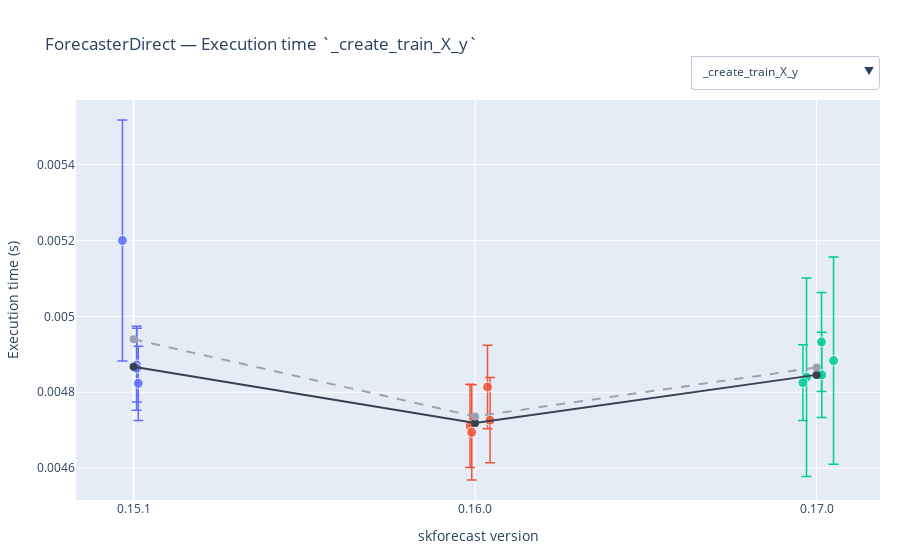

Source (notebook cell):
### Markdown cell above
## ForecasterDirect

The [`ForecasterDirect` class](https://skforecast.org/latest/user_guides/direct-multi-step-forecasting.html) is benchmarked under a fixed experimental setup to ensure fair comparison across library versions. Key conditions are:

| Condition           | Value                                                                                |
|:--------------------|:-------------------------------------------------------------------------------------|
| Regressor           | `sklearn.dummy.DummyRegressor` (to isolate forecaster overhead)                      |
| Dataset length      | 2000 synthetic observations (generated with `bench_forecaster_direct._make_data`)    |
| Lags as predictors  | 20                                                                                   |
| Exogenous features  | 3                                                                                    |
| Data transformation | `StandardScaler()` for time series features and exogenous variables                  |
| Prediction horizon  | 10 steps ahead (10 regressors)                                                       |
| Backtesting split   | 1200 training, remaining for testing, step size = 10, no re-fitting (see [guide](https://skforecast.org/latest/user_guides/backtesting.html)) |

**Note:** In versions `< 0.14.0`, `ForecasterDirect` was named `ForecasterAutoregDirect`.

### Code cell
# Plot benchmark results
# ==============================================================================
plot_benchmark_results(
    results_benchmark_all,
    forecaster_names = ['ForecasterDirect', 'ForecasterAutoregDirect'],
    regressors       = ['DummyRegressor'],
    add_mean         = True,
    add_median       = True
)
